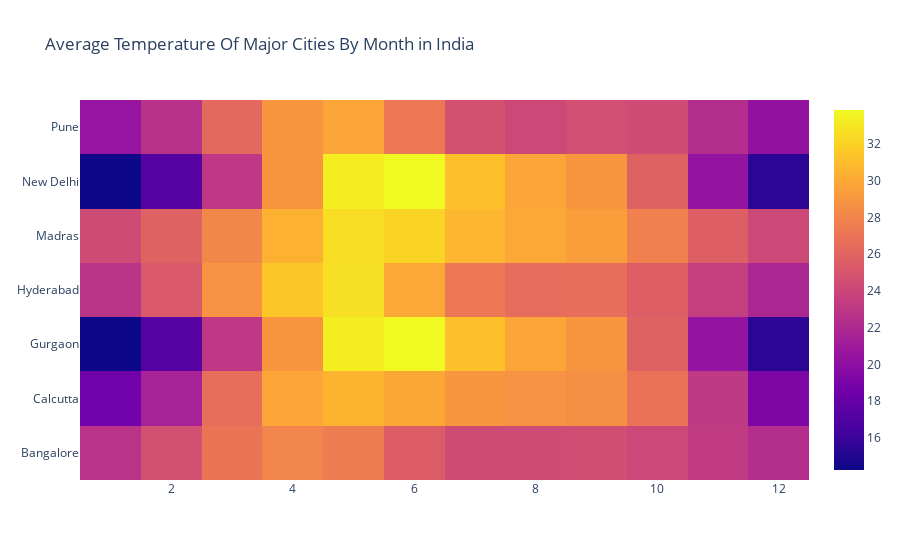

Here is the notebook cell this chart was saved with:
### Code cell
fig = go.Figure(data=data, layout=layout)
fig.show()

### Figure 1 — Plotly figure (JSON) as saved in the notebook; plotly's stock layout.template omitted (floating-point values rounded to 4 significant figures)
{"data": [{"type": "heatmap", "x": [1, 1, 1, 1, 1, 1, 1, 2, 2, 2, 2, 2, 2, 2, 3, 3, 3, 3, 3, 3, 3, 4, 4, 4, 4, 4, 4, 4, 5, 5, 5, 5, 5, 5, 5, 6, 6, 6, 6, 6, 6, 6, 7, 7, 7, 7, 7, 7, 7, 8, 8, 8, 8, 8, 8, 8, 9, 9, 9, 9, 9, 9, 9, 10, 10, 10, 10, 10, 10, 10, 11, 11, 11, 11, 11, 11, 11, 12, 12, 12, 12, 12, 12, 12], "y": ["Bangalore", "Calcutta", "Gurgaon", "Hyderabad", "Madras", "New Delhi", "Pune", "Bangalore", "Calcutta", "Gurgaon", "Hyderabad", "Madras", "New Delhi", "Pune", "Bangalore", "Calcutta", "Gurgaon", "Hyderabad", "Madras", "New Delhi", "Pune", "Bangalore", "Calcutta", "Gurgaon", "Hyderabad", "Madras", "New Delhi", "Pune", "Bangalore", "Calcutta", "Gurgaon", "Hyderabad", "Madras", "New Delhi", "Pune", "Bangalore", "Calcutta", "Gurgaon", "Hyderabad", "Madras", "New Delhi", "Pune", "Bangalore", "Calcutta", "Gurgaon", "Hyderabad", "Madras", "New Delhi", "Pune", "Bangalore", "Calcutta", "Gurgaon", "Hyderabad", "Madras", "New Delhi", "Pune", "Bangalore", "Calcutta", "Gurgaon", "Hyderabad", "Madras", "New Delhi", "Pune", "Bangalore", "Calcutta", "Gurgaon", "Hyderabad", "Madras", "New Delhi", "Pune", "Bangalore", "Calcutta", "Gurgaon", "Hyderabad", "Madras", "New Delhi", "Pune", "Bangalore", "Calcutta", "Gurgaon", "Hyderabad", "Madras", "New Delhi", "Pune"], "z": [22.71, 18.53, 14.24, 22.76, 24.35, 14.24, 20.45, 24.66, 21.5, 17.14, 25.32, 25.83, 17.14, 22.61, 27.06, 26.6, 23.01, 28.8, 28.11, 23.01, 26.29, 27.99, 29.85, 29.0, 31.47, 30.44, 29.0, 29.0, 27.52, 30.59, 33.3, 32.7, 32.58, 33.3, 29.84, 25.47, 29.92, 33.87, 29.97, 32.14, 33.87, 27.22, 24.4, 29.0, 31.17, 27.22, 30.66, 31.17, 24.72, 24.36, 28.81, 29.75, 26.57, 29.98, 29.75, 24.2, 24.5, 28.59, 28.99, 26.64, 29.4, 28.99, 24.57, 24.09, 26.87, 25.87, 25.68, 27.74, 25.87, 24.37, 23.27, 23.16, 20.35, 23.51, 25.67, 20.35, 22.31, 22.29, 19.16, 15.38, 21.89, 24.17, 15.38, 20.25]}], "layout": {"title": {"text": "Average Temperature Of Major Cities By Month in India"}}}
